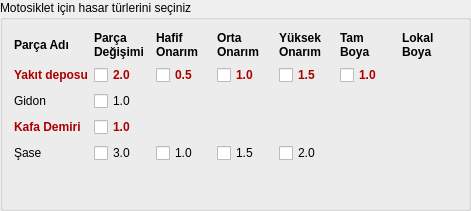
   <widget class="QGroupBox" name="gb_motosiklet">
    <property name="geometry">
     <rect>
      <x>390</x>
      <y>60</y>
      <width>471</width>
      <height>211</height>
     </rect>
    </property>
    <property name="title">
     <string>Motosiklet için hasar türlerini seçiniz</string>
    </property>
    <layout class="QFormLayout" name="formLayout_6">
     <item row="0" column="0" colspan="2">
      <layout class="QGridLayout" name="motosiklet">
       <item row="1" column="2">
        <widget class="QCheckBox" name="checkBox_428">
         <property name="styleSheet">
          <string notr="true">font-weight:600; color:#aa0000;</string>
         </property>
         <property name="text">
          <string>0.5</string>
         </property>
        </widget>
       </item>
       <item row="1" column="1">
        <widget class="QCheckBox" name="checkBox_425">
         <property name="toolTip">
          <string/>
         </property>
         <property name="autoFillBackground">
          <bool>false</bool>
         </property>
         <property name="styleSheet">
          <string notr="true">font-weight:600; color:#aa0000;</string>
         </property>
         <property name="text">
          <string>2.0</string>
         </property>
        </widget>
       </item>
       <item row="4" column="0">
        <widget class="QLabel" name="label_134">
         <property name="text">
          <string>Şase</string>
         </property>
        </widget>
       </item>
       <item row="0" column="3">
        <widget class="QLabel" name="label_132">
         <property name="styleSheet">
          <string notr="true">font-weight:600; </string>
         </property>
         <property name="text">
          <string>Orta 
Onarım</string>
         </property>
        </widget>
       </item>
       <item row="4" column="3">
        <widget class="QCheckBox" name="checkBox_424">
         <property name="text">
          <string>1.5</string>
         </property>
        </widget>
       </item>
       <item row="0" column="6">
        <widget class="QLabel" name="label_133">
         <property name="styleSheet">
          <string notr="true">font-weight:600; </string>
         </property>
         <property name="text">
          <string>Lokal 
Boya</string>
         </property>
        </widget>
       </item>
       <item row="0" column="4">
        <widget class="QLabel" name="label_131">
         <property name="styleSheet">
          <string notr="true">font-weight:600; </string>
         </property>
         <property name="text">
          <string>Yüksek
Onarım</string>
         </property>
        </widget>
       </item>
       <item row="0" column="5">
        <widget class="QLabel" name="label_126">
         <property name="styleSheet">
          <string notr="true">font-weight:600; </string>
         </property>
         <property name="text">
          <string>Tam
Boya</string>
         </property>
        </widget>
       </item>
       <item row="0" column="0">
        <widget class="QLabel" name="label_128">
         <property name="styleSheet">
          <string notr="true">font-weight:600; </string>
         </property>
         <property name="text">
          <string>Parça Adı</string>
         </property>
        </widget>
       </item>
       <item row="1" column="0">
        <widget class="QLabel" name="label_129">
         <property name="styleSheet">
          <string notr="true">font-weight:600; color:#aa0000</string>
         </property>
         <property name="text">
          <string>Yakıt deposu</string>
         </property>
        </widget>
       </item>
       <item row="4" column="4">
        <widget class="QCheckBox" name="checkBox_406">
         <property name="text">
          <string>2.0</string>
         </property>
        </widget>
       </item>
       <item row="2" column="1">
        <widget class="QCheckBox" name="checkBox_407">
         <property name="text">
          <string>1.0</string>
         </property>
        </widget>
       </item>
       <item row="3" column="0">
        <widget class="QLabel" name="label_130">
         <property name="styleSheet">
          <string notr="true">font-weight:600; color:#aa0000</string>
         </property>
         <property name="text">
          <string>Kafa Demiri</string>
         </property>
        </widget>
       </item>
       <item row="1" column="5">
        <widget class="QCheckBox" name="checkBox_409">
         <property name="styleSheet">
          <string notr="true">font-weight:600; color:#aa0000</string>
         </property>
         <property name="text">
          <string>1.0</string>
         </property>
        </widget>
       </item>
       <item row="3" column="1">
        <widget class="QCheckBox" name="checkBox_411">
         <property name="styleSheet">
          <string notr="true">font-weight:600; color:#aa0000</string>
         </property>
         <property name="text">
          <string>1.0</string>
         </property>
        </widget>
       </item>
       <item row="0" column="1">
        <widget class="QLabel" name="label_60">
         <property name="styleSheet">
          <string notr="true">font-weight:600; </string>
         </property>
         <property name="text">
          <string>Parça 
Değişimi</string>
         </property>
         <property name="wordWrap">
          <bool>false</bool>
         </property>
        </widget>
       </item>
       <item row="0" column="2">
        <widget class="QLabel" name="label_61">
         <property name="styleSheet">
          <string notr="true">font-weight:600; </string>
         </property>
         <property name="text">
          <string>Hafif 
Onarım</string>
         </property>
        </widget>
       </item>
       <item row="4" column="2">
        <widget class="QCheckBox" name="checkBox_413">
         <property name="text">
          <string>1.0</string>
         </property>
        </widget>
       </item>
       <item row="1" column="3">
        <widget class="QCheckBox" name="checkBox_352">
         <property name="styleSheet">
          <string notr="true">font-weight:600; color:#aa0000</string>
         </property>
         <property name="text">
          <string>1.0</string>
         </property>
        </widget>
       </item>
       <item row="1" column="4">
        <widget class="QCheckBox" name="checkBox_355">
         <property name="styleSheet">
          <string notr="true">font-weight:600; color:#aa0000</string>
         </property>
         <property name="text">
          <string>1.5</string>
         </property>
        </widget>
       </item>
       <item row="4" column="1">
        <widget class="QCheckBox" name="checkBox_420">
         <property name="text">
          <string>3.0</string>
         </property>
        </widget>
       </item>
       <item row="2" column="0">
        <widget class="QLabel" name="label_108">
         <property name="text">
          <string>Gidon</string>
         </property>
        </widget>
       </item>
      </layout>
     </item>
    </layout>
   </widget>
